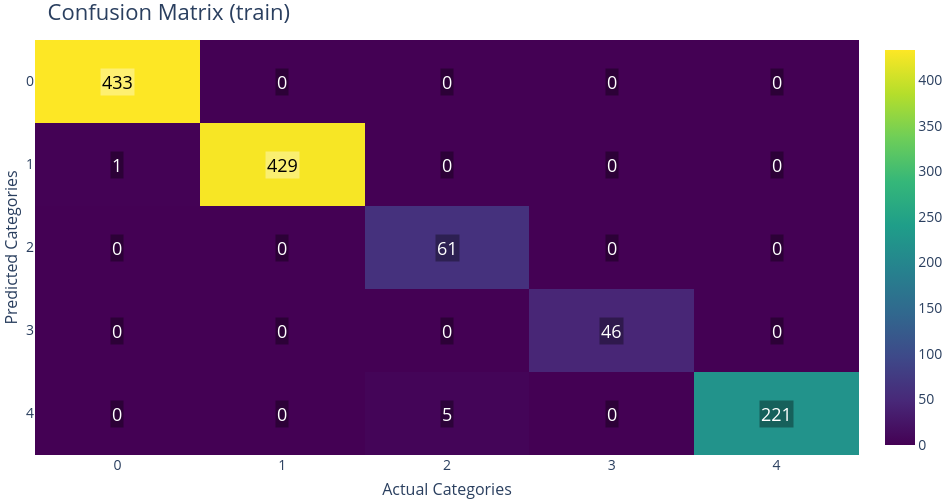

Notebook code cell kept with this figure:
### Markdown cell above
### For training portion

### Code cell
fig_cm = pyg.PlotConfusionMatrix(split="train")
fig_cm.show()

### Figure 1 — Plotly figure (JSON) as saved in the notebook; plotly's stock layout.template omitted (floating-point values rounded to 4 significant figures)
{"data": [{"colorbar": {"tickfont": {"size": 14}, "title": {"font": {"size": 16}}}, "colorscale": [[0, "rgb(68, 1, 84)"], [0.1111, "rgb(72, 40, 120)"], [0.2222, "rgb(62, 73, 137)"], [0.3333, "rgb(49, 104, 142)"], [0.4444, "rgb(38, 130, 142)"], [0.5556, "rgb(31, 158, 137)"], [0.6667, "rgb(53, 183, 121)"], [0.7778, "rgb(110, 206, 88)"], [0.8889, "rgb(181, 222, 43)"], [1, "rgb(253, 231, 37)"]], "showscale": true, "type": "heatmap", "x": [0, 1, 2, 3, 4], "y": [0, 1, 2, 3, 4], "z": [[433, 0, 0, 0, 0], [1, 429, 0, 0, 0], [0, 0, 61, 0, 0], [0, 0, 0, 46, 0], [0, 0, 5, 0, 221]], "zmax": 433, "zmin": 0}], "layout": {"annotations": [{"bgcolor": "rgba(255,255,255,0.35)", "font": {"color": "black", "size": 18}, "opacity": 1, "showarrow": false, "text": "433", "x": 0, "xref": "x", "y": 0, "yref": "y"}, {"bgcolor": "rgba(0,0,0,0.35)", "font": {"color": "white", "size": 18}, "opacity": 1, "showarrow": false, "text": "0", "x": 1, "xref": "x", "y": 0, "yref": "y"}, {"bgcolor": "rgba(0,0,0,0.35)", "font": {"color": "white", "size": 18}, "opacity": 1, "showarrow": false, "text": "0", "x": 2, "xref": "x", "y": 0, "yref": "y"}, {"bgcolor": "rgba(0,0,0,0.35)", "font": {"color": "white", "size": 18}, "opacity": 1, "showarrow": false, "text": "0", "x": 3, "xref": "x", "y": 0, "yref": "y"}, {"bgcolor": "rgba(0,0,0,0.35)", "font": {"color": "white", "size": 18}, "opacity": 1, "showarrow": false, "text": "0", "x": 4, "xref": "x", "y": 0, "yref": "y"}, {"bgcolor": "rgba(0,0,0,0.35)", "font": {"color": "white", "size": 18}, "opacity": 1, "showarrow": false, "text": "1", "x": 0, "xref": "x", "y": 1, "yref": "y"}, {"bgcolor": "rgba(255,255,255,0.35)", "font": {"color": "black", "size": 18}, "opacity": 1, "showarrow": false, "text": "429", "x": 1, "xref": "x", "y": 1, "yref": "y"}, {"bgcolor": "rgba(0,0,0,0.35)", "font": {"color": "white", "size": 18}, "opacity": 1, "showarrow": false, "text": "0", "x": 2, "xref": "x", "y": 1, "yref": "y"}, {"bgcolor": "rgba(0,0,0,0.35)", "font": {"color": "white", "size": 18}, "opacity": 1, "showarrow": false, "text": "0", "x": 3, "xref": "x", "y": 1, "yref": "y"}, {"bgcolor": "rgba(0,0,0,0.35)", "font": {"color": "white", "size": 18}, "opacity": 1, "showarrow": false, "text": "0", "x": 4, "xref": "x", "y": 1, "yref": "y"}, {"bgcolor": "rgba(0,0,0,0.35)", "font": {"color": "white", "size": 18}, "opacity": 1, "showarrow": false, "text": "0", "x": 0, "xref": "x", "y": 2, "yref": "y"}, {"bgcolor": "rgba(0,0,0,0.35)", "font": {"color": "white", "size": 18}, "opacity": 1, "showarrow": false, "text": "0", "x": 1, "xref": "x", "y": 2, "yref": "y"}, {"bgcolor": "rgba(0,0,0,0.35)", "font": {"color": "white", "size": 18}, "opacity": 1, "showarrow": false, "text": "61", "x": 2, "xref": "x", "y": 2, "yref": "y"}, {"bgcolor": "rgba(0,0,0,0.35)", "font": {"color": "white", "size": 18}, "opacity": 1, "showarrow": false, "text": "0", "x": 3, "xref": "x", "y": 2, "yref": "y"}, {"bgcolor": "rgba(0,0,0,0.35)", "font": {"color": "white", "size": 18}, "opacity": 1, "showarrow": false, "text": "0", "x": 4, "xref": "x", "y": 2, "yref": "y"}, {"bgcolor": "rgba(0,0,0,0.35)", "font": {"color": "white", "size": 18}, "opacity": 1, "showarrow": false, "text": "0", "x": 0, "xref": "x", "y": 3, "yref": "y"}, {"bgcolor": "rgba(0,0,0,0.35)", "font": {"color": "white", "size": 18}, "opacity": 1, "showarrow": false, "text": "0", "x": 1, "xref": "x", "y": 3, "yref": "y"}, {"bgcolor": "rgba(0,0,0,0.35)", "font": {"color": "white", "size": 18}, "opacity": 1, "showarrow": false, "text": "0", "x": 2, "xref": "x", "y": 3, "yref": "y"}, {"bgcolor": "rgba(0,0,0,0.35)", "font": {"color": "white", "size": 18}, "opacity": 1, "showarrow": false, "text": "46", "x": 3, "xref": "x", "y": 3, "yref": "y"}, {"bgcolor": "rgba(0,0,0,0.35)", "font": {"color": "white", "size": 18}, "opacity": 1, "showarrow": false, "text": "0", "x": 4, "xref": "x", "y": 3, "yref": "y"}, {"bgcolor": "rgba(0,0,0,0.35)", "font": {"color": "white", "size": 18}, "opacity": 1, "showarrow": false, "text": "0", "x": 0, "xref": "x", "y": 4, "yref": "y"}, {"bgcolor": "rgba(0,0,0,0.35)", "font": {"color": "white", "size": 18}, "opacity": 1, "showarrow": false, "text": "0", "x": 1, "xref": "x", "y": 4, "yref": "y"}, {"bgcolor": "rgba(0,0,0,0.35)", "font": {"color": "white", "size": 18}, "opacity": 1, "showarrow": false, "text": "5", "x": 2, "xref": "x", "y": 4, "yref": "y"}, {"bgcolor": "rgba(0,0,0,0.35)", "font": {"color": "white", "size": 18}, "opacity": 1, "showarrow": false, "text": "0", "x": 3, "xref": "x", "y": 4, "yref": "y"}, {"bgcolor": "rgba(0,0,0,0.35)", "font": {"color": "white", "size": 18}, "opacity": 1, "showarrow": false, "text": "221", "x": 4, "xref": "x", "y": 4, "yref": "y"}], "font": {"size": 16}, "height": 500, "margin": {"b": 0, "l": 0, "r": 0, "t": 40}, "paper_bgcolor": "RGBA(0,0,0,0)", "plot_bgcolor": "RGBA(0,0,0,0)", "title": {"font": {"size": 22}, "text": "Confusion Matrix (train)"}, "width": 950, "xaxis": {"gridcolor": "rgba(0,0,0,0.08)", "mirror": false, "showgrid": true, "showline": false, "tickangle": 0, "tickfont": {"size": 14}, "tickmode": "array", "ticktext": ["0", "1", "2", "3", "4"], "tickvals": [0, 1, 2, 3, 4], "title": {"font": {"size": 16}, "text": "Actual Categories"}, "zeroline": false}, "yaxis": {"autorange": "reversed", "gridcolor": "rgba(0,0,0,0.08)", "mirror": false, "showgrid": true, "showline": false, "tickfont": {"size": 14}, "tickmode": "array", "ticktext": ["0", "1", "2", "3", "4"], "tickvals": [0, 1, 2, 3, 4], "title": {"font": {"size": 16}, "text": "Predicted Categories"}, "zeroline": false}}}
